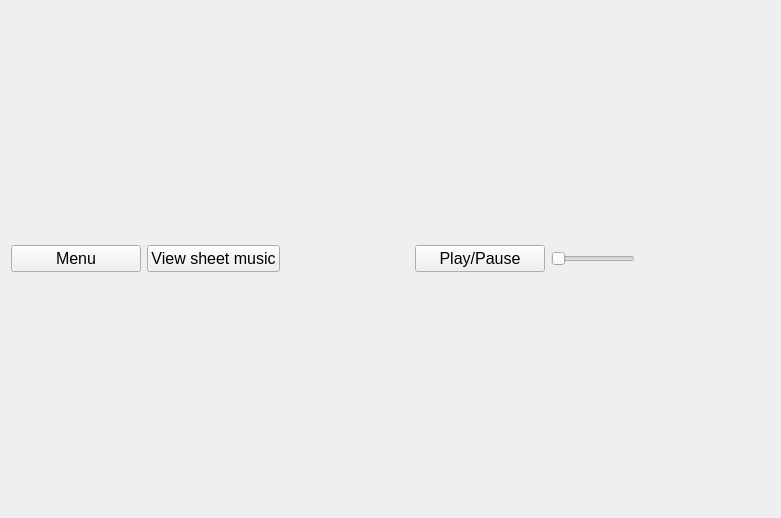
<?xml version="1.0" encoding="UTF-8"?>
<ui version="4.0">
 <class>SingingView</class>
 <widget class="QWidget" name="SingingView">
  <property name="geometry">
   <rect>
    <x>0</x>
    <y>0</y>
    <width>781</width>
    <height>518</height>
   </rect>
  </property>
  <property name="windowTitle">
   <string>Form</string>
  </property>
  <layout class="QGridLayout" name="gridLayout">
   <item row="0" column="0">
    <layout class="QVBoxLayout" name="verticalLayout">
     <item>
      <layout class="QGridLayout" name="viewLayout"/>
     </item>
     <item>
      <layout class="QHBoxLayout" name="horizontalLayout_2">
       <item>
        <widget class="QPushButton" name="menuButton">
         <property name="sizePolicy">
          <sizepolicy hsizetype="MinimumExpanding" vsizetype="Fixed">
           <horstretch>0</horstretch>
           <verstretch>0</verstretch>
          </sizepolicy>
         </property>
         <property name="maximumSize">
          <size>
           <width>16777215</width>
           <height>16777215</height>
          </size>
         </property>
         <property name="font">
          <font>
           <pointsize>12</pointsize>
          </font>
         </property>
         <property name="text">
          <string>Menu</string>
         </property>
        </widget>
       </item>
       <item>
        <widget class="QPushButton" name="toggleViewButton">
         <property name="sizePolicy">
          <sizepolicy hsizetype="MinimumExpanding" vsizetype="Fixed">
           <horstretch>0</horstretch>
           <verstretch>0</verstretch>
          </sizepolicy>
         </property>
         <property name="maximumSize">
          <size>
           <width>16777215</width>
           <height>16777215</height>
          </size>
         </property>
         <property name="font">
          <font>
           <pointsize>12</pointsize>
          </font>
         </property>
         <property name="text">
          <string>View sheet music</string>
         </property>
        </widget>
       </item>
       <item>
        <spacer name="horizontalSpacer">
         <property name="orientation">
          <enum>Qt::Horizontal</enum>
         </property>
         <property name="sizeHint" stdset="0">
          <size>
           <width>40</width>
           <height>20</height>
          </size>
         </property>
        </spacer>
       </item>
       <item>
        <widget class="QPushButton" name="playButton">
         <property name="sizePolicy">
          <sizepolicy hsizetype="MinimumExpanding" vsizetype="Fixed">
           <horstretch>0</horstretch>
           <verstretch>0</verstretch>
          </sizepolicy>
         </property>
         <property name="maximumSize">
          <size>
           <width>16777215</width>
           <height>16777215</height>
          </size>
         </property>
         <property name="font">
          <font>
           <pointsize>12</pointsize>
          </font>
         </property>
         <property name="text">
          <string>Play/Pause</string>
         </property>
        </widget>
       </item>
       <item>
        <widget class="QSlider" name="volumeSlider">
         <property name="sizePolicy">
          <sizepolicy hsizetype="Preferred" vsizetype="Fixed">
           <horstretch>0</horstretch>
           <verstretch>0</verstretch>
          </sizepolicy>
         </property>
         <property name="maximumSize">
          <size>
           <width>200</width>
           <height>16777215</height>
          </size>
         </property>
         <property name="orientation">
          <enum>Qt::Horizontal</enum>
         </property>
        </widget>
       </item>
       <item>
        <widget class="QWidget" name="volumeWidget" native="true"/>
       </item>
       <item>
        <spacer name="horizontalSpacer_2">
         <property name="orientation">
          <enum>Qt::Horizontal</enum>
         </property>
         <property name="sizeHint" stdset="0">
          <size>
           <width>40</width>
           <height>20</height>
          </size>
         </property>
        </spacer>
       </item>
      </layout>
     </item>
    </layout>
   </item>
  </layout>
 </widget>
 <resources/>
 <connections/>
</ui>
